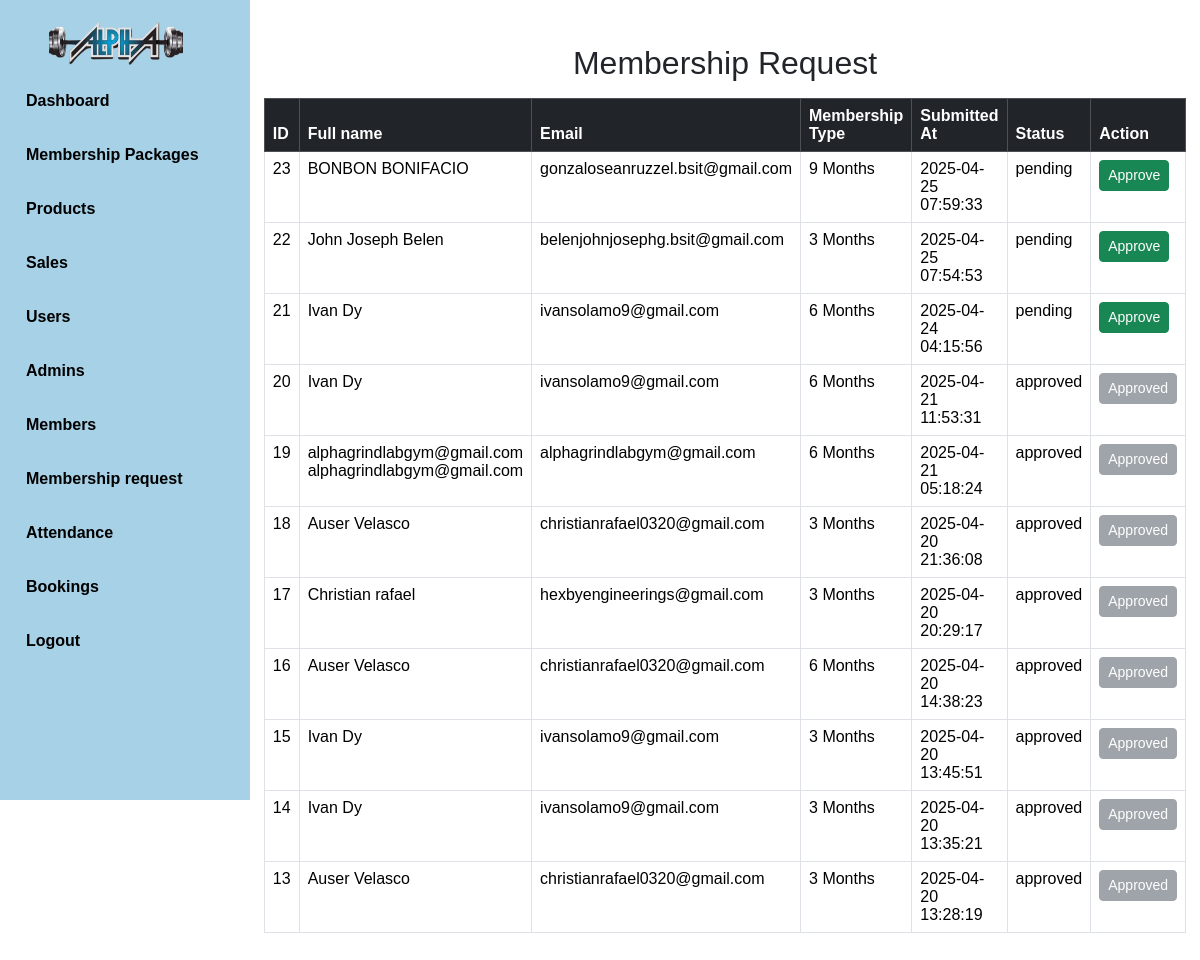
The page /admin/membershiprequest.php (signed in) on the database its author committed.
### tables this page shows
CREATE TABLE `memberships` (
  `membership_id` int(11) NOT NULL,
  `full_name` varchar(100) NOT NULL,
  `email` varchar(100) NOT NULL,
  `membership_type` varchar(100) NOT NULL,
  `status` varchar(20) NOT NULL,
  `created_at` timestamp NOT NULL DEFAULT current_timestamp() ON UPDATE current_timestamp(),
  `user_id` int(11) DEFAULT NULL
);

### admin/membershiprequest.php (the view, shortened to what this page needs)
<?php
include("navbar.php");
include("../database/connection.php");
?>
<!DOCTYPE html>
<html lang="en">
<head>
    <link href="https://cdn.jsdelivr.net/npm/bootstrap@5.3.3/dist/css/bootstrap.min.css" rel="stylesheet">
    <link rel="stylesheet" href="https://cdnjs.cloudflare.com/ajax/libs/font-awesome/6.4.2/css/all.min.css">
    <link rel="stylesheet" href="styles.css">
</head>
<body>
<section class="main-content">
<div class="container mt-4">
    <h2 class="mb-3">Membership Request</h2>
    <table class="table table-bordered table-hover">
    <thead class="table-dark">
        <tr>
            <th>ID</th>
            <th>Full name</th>
            <th>Email</th>
            <th>Membership Type</th>
            <th>Submitted At</th>
            <th>Status</th>
            <th>Action</th>
        </tr>
    </thead>
    <tbody>
        <?php
        $sql = "SELECT * FROM memberships ORDER BY created_at DESC";
        $result = mysqli_query($conn, $sql);
        if (mysqli_num_rows($result) > 0) {
            while ($row = mysqli_fetch_assoc($result)) {
              echo "<tr id='row-" . $row['membership_id'] . "'>";
              echo "<td>" . htmlspecialchars($row['membership_id']) . "</td>";
              echo "<td>" . htmlspecialchars($row['full_name']) . "</td>";
              echo "<td>" . htmlspecialchars($row['email']) . "</td>";
              echo "<td>" . htmlspecialchars($row['membership_type']) . "</td>";
              echo "<td>" . htmlspecialchars($row['created_at']) . "</td>";
              echo "<td>" . htmlspecialchars($row['status']) . "</td>";
              echo "<td>";
              if (strtolower($row['status']) === 'approved') {
                  echo "<button class='btn btn-secondary btn-sm' disabled>Approved</button>";
              } else {
                  echo "<button class='btn btn-success btn-sm approve-btn' data-id='" . $row['membership_id'] . "'>Approve</button>";
              }
              echo "</td>";
              echo "</tr>";
            }
        } else {
            echo "<tr><td colspan='6' class='text-center'>No membership requests found</td></tr>";
        }
        ?>
    </tbody>
</table>
   </div>
</section>
</body>
</html>

### admin/styles.css (style rules this page uses)
body { font-family: Arial, sans-serif; background-color: white; overflow-x: hidden; }
.main-content { margin-left: 250px; padding: 20px; }
.container { display: flex; justify-content: center; align-items: center; flex-direction: column; }

### rows shown on the page
memberships: membership_id "23", full_name "BONBON BONIFACIO", email "gonzaloseanruzzel.bsit@gmail.com", membership_type "9 Months", created_at "2025-04-25 07:59:33", status "pending"
memberships: membership_id "22", full_name "John Joseph Belen", email "belenjohnjosephg.bsit@gmail.com", membership_type "3 Months", created_at "2025-04-25 07:54:53", status "pending"
memberships: membership_id "21", full_name "Ivan Dy", email "ivansolamo9@gmail.com", membership_type "6 Months", created_at "2025-04-24 04:15:56", status "pending"
memberships: membership_id "20", full_name "Ivan Dy", email "ivansolamo9@gmail.com", membership_type "6 Months", created_at "2025-04-21 11:53:31", status "approved", shows "Approved"
memberships: membership_id "19", full_name "alphagrindlabgym@gmail.com alphagrindlabgym@gmail.com", email "alphagrindlabgym@gmail.com", membership_type "6 Months", created_at "2025-04-21 05:18:24", status "approved", shows "Approved"
memberships: membership_id "18", full_name "Auser Velasco", email "christianrafael0320@gmail.com", membership_type "3 Months", created_at "2025-04-20 21:36:08", status "approved", shows "Approved"
memberships: membership_id "17", full_name "Christian rafael", email "hexbyengineerings@gmail.com", membership_type "3 Months", created_at "2025-04-20 20:29:17", status "approved", shows "Approved"
memberships: membership_id "16", full_name "Auser Velasco", email "christianrafael0320@gmail.com", membership_type "6 Months", created_at "2025-04-20 14:38:23", status "approved", shows "Approved"
memberships: membership_id "15", full_name "Ivan Dy", email "ivansolamo9@gmail.com", membership_type "3 Months", created_at "2025-04-20 13:45:51", status "approved", shows "Approved"
memberships: membership_id "14", full_name "Ivan Dy", email "ivansolamo9@gmail.com", membership_type "3 Months", created_at "2025-04-20 13:35:21", status "approved", shows "Approved"
memberships: membership_id "13", full_name "Auser Velasco", email "christianrafael0320@gmail.com", membership_type "3 Months", created_at "2025-04-20 13:28:19", status "approved", shows "Approved"
